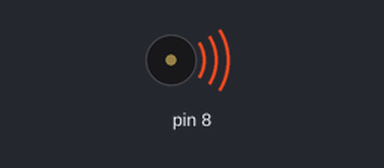
Bench run of a sketch on a simulated Arduino Uno, built with avr-gcc and run on an emulated ATmega328P. On the bench: buzzer (waves = sounding).

Above: at 0.1 s.
At 26.2 s:
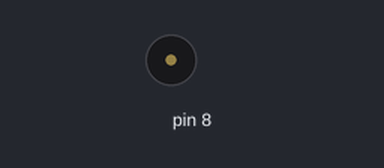
Timing chart, 0 to 27.7 s (numbered marks = the images above):
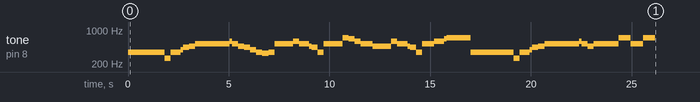

The sketch:

SaudiNationaAnthem.ino
```cpp
void SaudiNationalAnthem(int buzzerPin) {

  tone(buzzerPin, 349);
  delay(500);
  noTone(buzzerPin);

  tone(buzzerPin, 349);
  delay(125);
  noTone(buzzerPin);

  tone(buzzerPin, 349);
  delay(1200);
  noTone(buzzerPin);

  tone(buzzerPin, 262);
  delay(300);
  noTone(buzzerPin);

  tone(buzzerPin, 349);
  delay(500);
  noTone(buzzerPin);

  tone(buzzerPin, 392);
  delay(125);
  noTone(buzzerPin);

  tone(buzzerPin, 440);
  delay(300);
  noTone(buzzerPin);

  tone(buzzerPin, 466);
  delay(300);
  noTone(buzzerPin);

  tone(buzzerPin, 523);
  delay(1200);
  noTone(buzzerPin);

  tone(buzzerPin, 523);
  delay(500);
  noTone(buzzerPin);

  tone(buzzerPin, 587);
  delay(125);
  noTone(buzzerPin);

  tone(buzzerPin, 523);
  delay(300);
  noTone(buzzerPin);

  tone(buzzerPin, 466);
  delay(300);
  noTone(buzzerPin);

  tone(buzzerPin, 440);
  delay(300);
  noTone(buzzerPin);

  tone(buzzerPin, 392);
  delay(300);
  noTone(buzzerPin);

  tone(buzzerPin, 349);
  delay(300);
  noTone(buzzerPin);

  tone(buzzerPin, 330);
  delay(300);
  noTone(buzzerPin);

  tone(buzzerPin, 349);
  delay(300);
  noTone(buzzerPin);

  tone(buzzerPin, 523);
  delay(500);
  noTone(buzzerPin);

  tone(buzzerPin, 523);
  delay(125);
  noTone(buzzerPin);

  tone(buzzerPin, 523);
  delay(300);
  noTone(buzzerPin);

  tone(buzzerPin, 587);
  delay(300);
  noTone(buzzerPin);

  tone(buzzerPin, 523);
  delay(500);
  noTone(buzzerPin);

  tone(buzzerPin, 466);
  delay(125);
  noTone(buzzerPin);

  tone(buzzerPin, 440);
  delay(300);
  noTone(buzzerPin);

  tone(buzzerPin, 349);
  delay(300);
  noTone(buzzerPin);

  tone(buzzerPin, 523);
  delay(500);
  noTone(buzzerPin);

  tone(buzzerPin, 523);
  delay(125);
  noTone(buzzerPin);

  tone(buzzerPin, 523);
  delay(300);
  noTone(buzzerPin);

  tone(buzzerPin, 698);
  delay(300);
  noTone(buzzerPin);

  tone(buzzerPin, 659);
  delay(300);
  noTone(buzzerPin);

  tone(buzzerPin, 587);
  delay(300);
  noTone(buzzerPin);

  tone(buzzerPin, 523);
  delay(300);
  noTone(buzzerPin);

  tone(buzzerPin, 523);
  delay(300);
  noTone(buzzerPin);

  tone(buzzerPin, 466);
  delay(500);
  noTone(buzzerPin);

  tone(buzzerPin, 466);
  delay(125);
  noTone(buzzerPin);

  tone(buzzerPin, 466);
  delay(300);
  noTone(buzzerPin);

  tone(buzzerPin, 587);
  delay(300);
  noTone(buzzerPin);

  tone(buzzerPin, 523);
  delay(500);
  noTone(buzzerPin);

  tone(buzzerPin, 466);
  delay(125);
  noTone(buzzerPin);

  tone(buzzerPin, 440);
  delay(300);
  noTone(buzzerPin);

  tone(buzzerPin, 349);
  delay(300);
  noTone(buzzerPin);

  tone(buzzerPin, 523);
  delay(600);
  noTone(buzzerPin);

  tone(buzzerPin, 587);
  delay(500);
  noTone(buzzerPin);

  tone(buzzerPin, 659);
  delay(125);
  noTone(buzzerPin);

  tone(buzzerPin, 698);
  delay(1200);
  noTone(buzzerPin);

  tone(buzzerPin, 349);
  delay(500);
  noTone(buzzerPin);

  tone(buzzerPin, 349);
  delay(125);
  noTone(buzzerPin);

  tone(buzzerPin, 349);
  delay(1500);
  noTone(buzzerPin);

  tone(buzzerPin, 262);
  delay(300);
  noTone(buzzerPin);

  tone(buzzerPin, 349);
  delay(500);
  noTone(buzzerPin);

  tone(buzzerPin, 392);
  delay(125);
  noTone(buzzerPin);

  tone(buzzerPin, 440);
  delay(300);
  noTone(buzzerPin);

  tone(buzzerPin, 466);
  delay(300);
  noTone(buzzerPin);

  tone(buzzerPin, 523);
  delay(500);
  noTone(buzzerPin);

  tone(buzzerPin, 523);
  delay(125);
  noTone(buzzerPin);

  tone(buzzerPin, 523);
  delay(600);
  noTone(buzzerPin);

  tone(buzzerPin, 523);
  delay(500);
  noTone(buzzerPin);

  tone(buzzerPin, 587);
  delay(125);
  noTone(buzzerPin);

  tone(buzzerPin, 523);
  delay(300);
  noTone(buzzerPin);

  tone(buzzerPin, 466);
  delay(300);
  noTone(buzzerPin);

  tone(buzzerPin, 523);
  delay(600);
  noTone(buzzerPin);

  tone(buzzerPin, 523);
  delay(500);
  noTone(buzzerPin);

  tone(buzzerPin, 523);
  delay(125);
  noTone(buzzerPin);

  tone(buzzerPin, 698);
  delay(600);
  noTone(buzzerPin);

  tone(buzzerPin, 523);
  delay(500);
  noTone(buzzerPin);

  tone(buzzerPin, 523);
  delay(125);
  noTone(buzzerPin);

  tone(buzzerPin, 698);
  delay(600);
  noTone(buzzerPin);
}

void setup() {

  SaudiNationalAnthem(8);
}

void loop() {
  // No need for loop code
}
```
